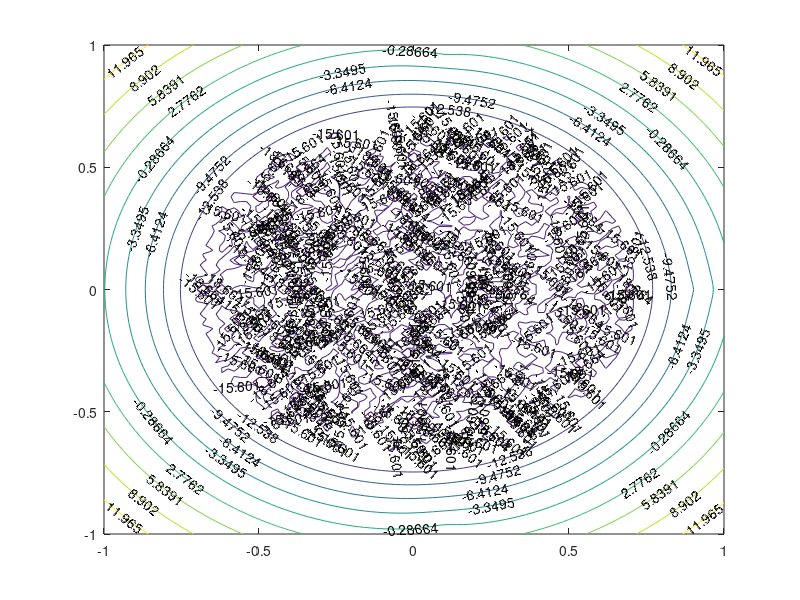

Write MATLAB code to recreate this figure.
% fraction series
nu = 9000; mu = 10000;
a = 3/(12*mu + 4) - .5; b = 9*nu/(3*mu + 1) - 2; c = 1 - (12*nu + 3) / (6*mu + 2); d = 3*nu / (6*mu + 2);

[x, y] = meshgrid(linspace(-1, 1, 101), linspace(-1, 1, 101));
w = complex(x, y);

fr = 1./(w.^2 + (b-2*d)*w + 1);

A = -1/sqrt((b-2*d)^2 -4);
B = -A;
w_1 = .5 * (-b+2*d - sqrt((b-2*d)^2 - 4));
w_2 = .5 * (-b+2*d + sqrt((b-2*d)^2 - 4));

fr_ser = 0;
N = 100;
for n = 0 : N
    fr_ser = fr_ser + (-1/w_1^(n+1) + 1/w_2^(n+1)) * w.^n;
end
fr_ser = A * fr_ser;

figure(1);
contour(real(w), imag(w), log10(abs(fr - fr_ser)), 'ShowText', 'on');